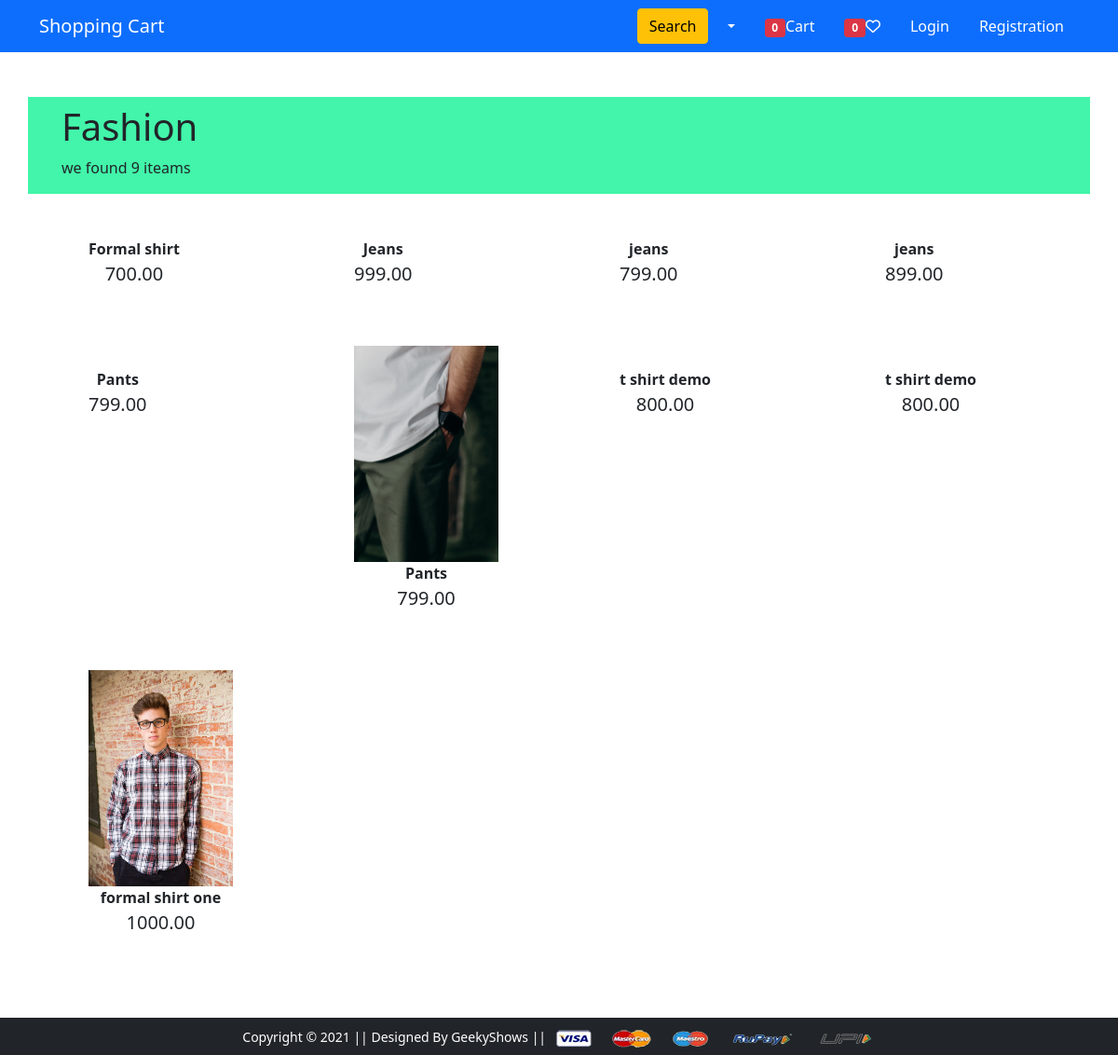
Screenshot of /category/1f6bf59b-1e32-419f-b522-c8ceb7b66bf3/ with the database file from the repository.
### core/models.py (models this page shows, shortened)
class Cetogeory(models.Model):
    cid = models.CharField(
        max_length=22,
        unique=True,
        default=uuid.uuid4,
        editable=False
    )
    title = models.CharField(max_length=100)
    image = models.ImageField(upload_to='product')

class Product(models.Model):
    title = models.CharField(max_length=100)
    product_image = models.ImageField(upload_to='product')
    selling_price = models.DecimalField(max_digits=999999999, decimal_places=2)
    discount_rate = models.DecimalField(max_digits=999999999, decimal_places=2)
    description = models.TextField()
    brand = models.ForeignKey(Brand, on_delete=models.SET_NULL, null=True)
    category = models.ForeignKey(Cetogeory, on_delete=models.SET_NULL, null=True, related_name='category')
    qty = models.IntegerField(default=1, null=True)
    tag = TaggableManager(blank=True)
    featured = models.BooleanField(default=True)
    date = models.DateField(auto_now=True)

### core/views.py (the view)
# urls.py: path('category/<cid>/', views.category_product_list, name='category_product_list'),
def category_product_list(request,cid):
  category = Cetogeory.objects.get(cid=cid)
  product = Product.objects.filter(category=category)
  context = {
    'category': category,
    'product' : product,
  }
  return render(request, 'app/category_list_view.html', context)

### core/context_proccessors.py (called while the page is built, shortened)
def default(request):
    categories = Cetogeory.objects.all()
    product = Product.objects.all()
    brand = Brand.objects.all()
    cart_count = 0
    wish_list_count = 0
    return {
        'categories': categories,
        'product': product,
        'brand': brand,
        'cart_count' :cart_count,
        'wish_list_count': wish_list_count
    }

### templates/app/category_list_view.html (shortened to what this page needs)
{% extends 'app/base.html' %}
{% load static %}
{% block main-content %}
<div class="container rounded mt-5">
    <div class="row">
        <div class="col-12 " style="background-color: #42f5aa;">
            <h1 class=" container font-weight-bold pt-2">{{category.title}}</h1>
            <p class="container">we found {{product.count}} iteam{{product.count|pluralize}}</p>
        </div>
    </div>
    <div class="row">
        {% for p in product %}
        <div class="col-sm-3">
            <div class=" container mb-3">
              <div class="card-body hover">
               <a href="{% url 'app:productdetail' p.id %}" class="btn">
               <img src="{{ p.product_image.url }}" alt="" width="100%"><br>
                 <span class="fw-bold">{{p.title}}</span><br><span class="fs-5">{{p.selling_price}}</span></a>
               </div>
             </div>
           </div>
        {% endfor %}
    </div>
</div>
{% endblock main-content%}

### rows the page displays
Cetogeory: title "Fashion"
Product: title "Formal shirt", selling_price "700.00"
Product: title "Jeans", selling_price "999.00"
Product: title "jeans", selling_price "799.00"
Product: title "jeans", selling_price "899.00"
Product: title "Pants", selling_price "799.00"
Product: product_image (picture), title "Pants", selling_price "799.00"
Product: title "t shirt demo", selling_price "800.00"
Product: title "t shirt demo", selling_price "800.00"
Product: product_image (picture), title "formal shirt one", selling_price "1000.00"

### other values shown
{{ cart_count }} "0"
{{ wish_list_count }} "0"
{{ product.count }} "9"
